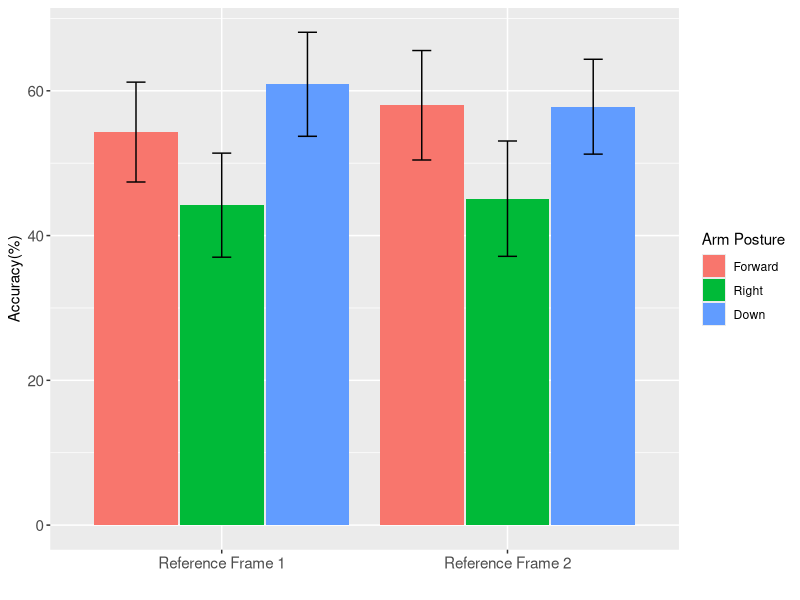

Generate this figure with R: (Note: this script raises an error after producing the figure.)
library(ggplot2)

base_df = data.frame("posture"= c("Forward","Right","Down"), "rf"= c("Reference Frame 1","Reference Frame 2"), "accuracy" = c(54.3, 45.1, 60.9, 58, 44.2, 57.8), "stderr"=c(6.899335717, 7.967433715, 7.188010851, 7.563288526, 7.188010851, 6.552925555))
base_df$posture = factor(base_df$posture, levels= c("Forward","Right","Down"))


# +  geom_text(aes(label = accuracy), 
#             size =6, 
#             color="white",
#             position = position_dodge(0.9), 
#             vjust=1.6)
p <- ggplot(base_df, aes(x=rf, y=accuracy, fill=posture)) +
  geom_bar(stat="identity", position=position_dodge(width=0.9), width=0.88) +
  geom_errorbar(aes(ymin=accuracy-stderr, ymax=accuracy+stderr), 
                color="black", 
                width=.2,
                size=0.5,
                position=position_dodge(.9)) 

p+labs(x="",y="Accuracy(%)", fill="Arm Posture") +
  theme(axis.text=element_text(size=11,family="sans"))


names(wf[wf=="TT Arial"])

windowsFonts()
font_import()

?labs

?element_text
